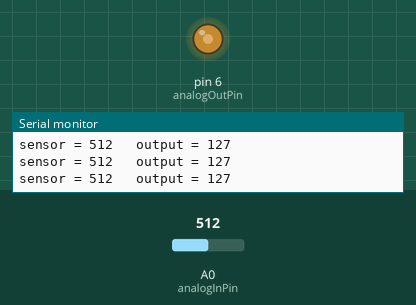
Recording of a sketch running on a simulated Arduino Uno, built with avr-gcc and run on an emulated ATmega328P. Shown: output pins drawn as LEDs (lit = HIGH), the last lines printed to the serial monitor. The test bench sets the inputs (shaded band); at power-on: A0 (analogInPin) = 512.

Above: at 1.2 s.
1.3 s: A0 (analogInPin) set to 413
At 2.8 s:
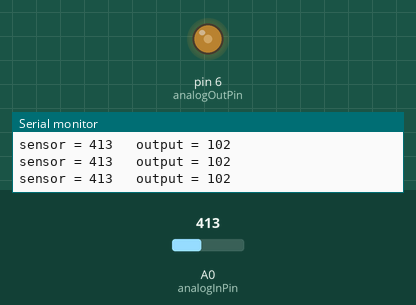
4.3 s: A0 (analogInPin) set to 389
At 5.0 s:
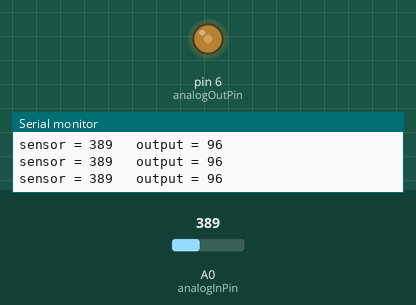
7.3 s: A0 (analogInPin) set to 716
At 8.5 s:
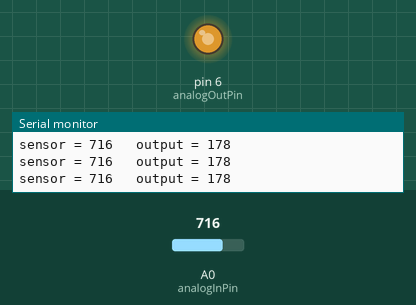
8.8 s: A0 (analogInPin) set to 993
At 9.1 s:
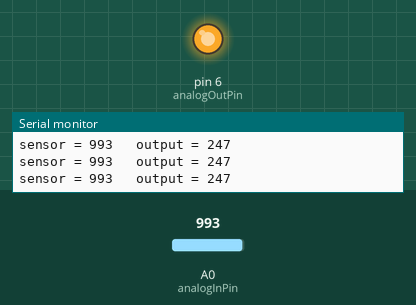
10.3 s: A0 (analogInPin) set to 1014
At 11.0 s:
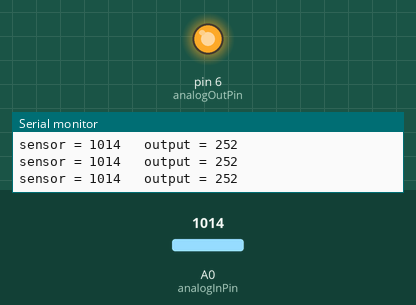
13.3 s: A0 (analogInPin) set to 0
At 13.6 s:
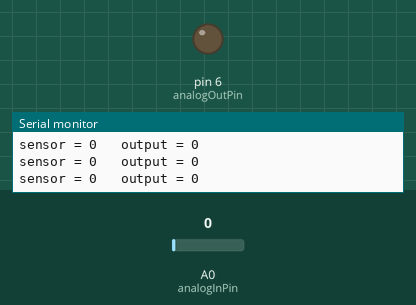
Timing chart, 0 to 15.8 s (numbered marks = the images above; inputs shaded):
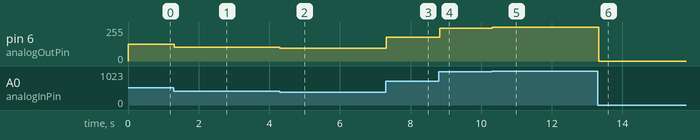

Measured:
- after the input at 1.3 s, pin 6 (analogOutPin): 127/255 → 102/255 at once
- after the input at 4.3 s, pin 6 (analogOutPin): 102/255 → 96/255 at once
- after the input at 7.3 s, pin 6 (analogOutPin): 96/255 → 178/255 at once
- after the input at 8.8 s, pin 6 (analogOutPin): 178/255 → 247/255 at once
- after the input at 10.3 s, pin 6 (analogOutPin): 247/255 → 252/255 at once
- after the input at 13.3 s, pin 6 (analogOutPin): 252/255 → 0/255 at once

The sketch:

potLed.ino
```cpp
/*
Read a POT on pin A0 to control a LED on pin 6 via PWM
The code maps the analog input values (0-1023) to analog output values (0 - 255)
Writes the mapped values to serial port for demonstration purpose
*/

const int analogInPin = A0;
const int analogOutPin = 6;
int sensorValue = 0;
int outputValue = 0;

void setup() {
  Serial.begin(9600);
}

void loop() {
  sensorValue = analogRead(analogInPin);
  outputValue = map(sensorValue, 0, 1023, 0, 255);

  analogWrite(analogOutPin, outputValue);

  Serial.print("sensor = ");
  Serial.print(sensorValue);
  Serial.print("\t output = ");
  Serial.println(outputValue);

  delay(2);
}
```
